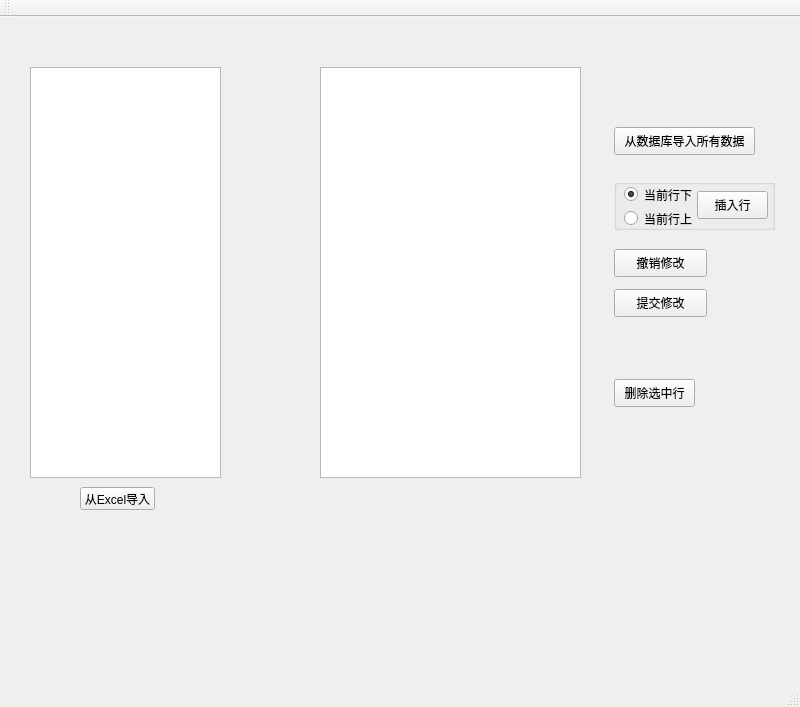
<?xml version="1.0" encoding="UTF-8"?>
<ui version="4.0">
 <class>FlyEditClass</class>
 <widget class="QMainWindow" name="FlyEditClass">
  <property name="geometry">
   <rect>
    <x>0</x>
    <y>0</y>
    <width>800</width>
    <height>707</height>
   </rect>
  </property>
  <property name="windowTitle">
   <string>FlyEdit</string>
  </property>
  <widget class="QWidget" name="centralWidget">
   <widget class="QPushButton" name="pushButton_Submit">
    <property name="geometry">
     <rect>
      <x>614</x>
      <y>272</y>
      <width>93</width>
      <height>28</height>
     </rect>
    </property>
    <property name="text">
     <string>提交修改</string>
    </property>
   </widget>
   <widget class="QPushButton" name="pushButton_Import">
    <property name="geometry">
     <rect>
      <x>614</x>
      <y>110</y>
      <width>141</width>
      <height>28</height>
     </rect>
    </property>
    <property name="text">
     <string>从数据库导入所有数据</string>
    </property>
   </widget>
   <widget class="QPushButton" name="pushButton_ReMod">
    <property name="geometry">
     <rect>
      <x>614</x>
      <y>232</y>
      <width>93</width>
      <height>28</height>
     </rect>
    </property>
    <property name="text">
     <string>撤销修改</string>
    </property>
   </widget>
   <widget class="QPushButton" name="pushButton_DeleRow">
    <property name="geometry">
     <rect>
      <x>614</x>
      <y>362</y>
      <width>81</width>
      <height>28</height>
     </rect>
    </property>
    <property name="text">
     <string>删除选中行</string>
    </property>
   </widget>
   <widget class="QGroupBox" name="groupBox">
    <property name="geometry">
     <rect>
      <x>614</x>
      <y>162</y>
      <width>161</width>
      <height>51</height>
     </rect>
    </property>
    <property name="title">
     <string/>
    </property>
    <widget class="QRadioButton" name="radioButton_Down">
     <property name="geometry">
      <rect>
       <x>10</x>
       <y>6</y>
       <width>81</width>
       <height>19</height>
      </rect>
     </property>
     <property name="text">
      <string>当前行下</string>
     </property>
     <property name="checked">
      <bool>true</bool>
     </property>
    </widget>
    <widget class="QRadioButton" name="radioButton_Up">
     <property name="geometry">
      <rect>
       <x>10</x>
       <y>30</y>
       <width>81</width>
       <height>19</height>
      </rect>
     </property>
     <property name="text">
      <string>当前行上</string>
     </property>
    </widget>
    <widget class="QPushButton" name="pushButton_InsRow">
     <property name="geometry">
      <rect>
       <x>83</x>
       <y>12</y>
       <width>71</width>
       <height>28</height>
      </rect>
     </property>
     <property name="text">
      <string>插入行</string>
     </property>
    </widget>
   </widget>
   <widget class="QTableView" name="tableView_Para1">
    <property name="geometry">
     <rect>
      <x>320</x>
      <y>50</y>
      <width>261</width>
      <height>411</height>
     </rect>
    </property>
    <property name="sizePolicy">
     <sizepolicy hsizetype="Expanding" vsizetype="Expanding">
      <horstretch>0</horstretch>
      <verstretch>0</verstretch>
     </sizepolicy>
    </property>
    <property name="dragEnabled">
     <bool>false</bool>
    </property>
   </widget>
   <widget class="QTreeView" name="treeView_paraList">
    <property name="geometry">
     <rect>
      <x>30</x>
      <y>50</y>
      <width>191</width>
      <height>411</height>
     </rect>
    </property>
   </widget>
   <widget class="QPushButton" name="pushButton">
    <property name="geometry">
     <rect>
      <x>80</x>
      <y>470</y>
      <width>75</width>
      <height>23</height>
     </rect>
    </property>
    <property name="text">
     <string>从Excel导入</string>
    </property>
   </widget>
  </widget>
  <widget class="QMenuBar" name="menuBar">
   <property name="geometry">
    <rect>
     <x>0</x>
     <y>0</y>
     <width>800</width>
     <height>23</height>
    </rect>
   </property>
  </widget>
  <widget class="QToolBar" name="mainToolBar">
   <attribute name="toolBarArea">
    <enum>TopToolBarArea</enum>
   </attribute>
   <attribute name="toolBarBreak">
    <bool>false</bool>
   </attribute>
  </widget>
  <widget class="QStatusBar" name="statusBar"/>
 </widget>
 <layoutdefault spacing="6" margin="11"/>
 <resources>
  <include location="flyedit.qrc"/>
 </resources>
 <connections/>
</ui>
